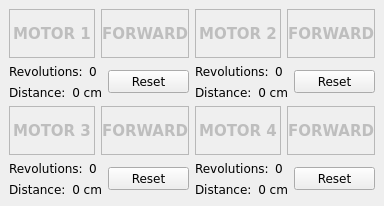
   <widget class="QDockWidget" name="dockOdometrie">
    <property name="geometry">
     <rect>
      <x>1060</x>
      <y>10</y>
      <width>384</width>
      <height>206</height>
     </rect>
    </property>
    <property name="allowedAreas">
     <set>Qt::AllDockWidgetAreas</set>
    </property>
    <property name="windowTitle">
     <string>Odometrie</string>
    </property>
    <widget class="QWidget" name="dockWidgetContents_10">
     <layout class="QGridLayout" name="gridLayout_2">
      <item row="0" column="0">
       <layout class="QVBoxLayout" name="name8">
        <item>
         <layout class="QHBoxLayout" name="_11">
          <item>
           <widget class="QLabel" name="lblPower1">
            <property name="enabled">
             <bool>false</bool>
            </property>
            <property name="sizePolicy">
             <sizepolicy hsizetype="Preferred" vsizetype="Minimum">
              <horstretch>0</horstretch>
              <verstretch>31</verstretch>
             </sizepolicy>
            </property>
            <property name="font">
             <font>
              <family>Verdana</family>
              <pointsize>11</pointsize>
              <weight>75</weight>
              <italic>false</italic>
              <bold>true</bold>
              <underline>false</underline>
              <strikeout>false</strikeout>
             </font>
            </property>
            <property name="cursor">
             <cursorShape>PointingHandCursor</cursorShape>
            </property>
            <property name="autoFillBackground">
             <bool>true</bool>
            </property>
            <property name="frameShape">
             <enum>QFrame::StyledPanel</enum>
            </property>
            <property name="frameShadow">
             <enum>QFrame::Raised</enum>
            </property>
            <property name="text">
             <string>MOTOR 1</string>
            </property>
            <property name="alignment">
             <set>Qt::AlignCenter</set>
            </property>
           </widget>
          </item>
          <item>
           <widget class="QLabel" name="lblDirection1">
            <property name="enabled">
             <bool>false</bool>
            </property>
            <property name="sizePolicy">
             <sizepolicy hsizetype="Preferred" vsizetype="Minimum">
              <horstretch>0</horstretch>
              <verstretch>31</verstretch>
             </sizepolicy>
            </property>
            <property name="font">
             <font>
              <family>Verdana</family>
              <pointsize>11</pointsize>
              <weight>75</weight>
              <italic>false</italic>
              <bold>true</bold>
              <underline>false</underline>
              <strikeout>false</strikeout>
             </font>
            </property>
            <property name="autoFillBackground">
             <bool>true</bool>
            </property>
            <property name="frameShape">
             <enum>QFrame::StyledPanel</enum>
            </property>
            <property name="frameShadow">
             <enum>QFrame::Raised</enum>
            </property>
            <property name="text">
             <string>FORWARD</string>
            </property>
            <property name="alignment">
             <set>Qt::AlignCenter</set>
            </property>
            <property name="wordWrap">
             <bool>true</bool>
            </property>
           </widget>
          </item>
         </layout>
        </item>
        <item>
         <layout class="QHBoxLayout" name="name7">
          <item>
           <layout class="QVBoxLayout" name="_9">
            <item>
             <layout class="QHBoxLayout" name="_10">
              <item>
               <widget class="QLabel" name="textLabel1_2">
                <property name="font">
                 <font>
                  <family>Verdana</family>
                 </font>
                </property>
                <property name="text">
                 <string>Revolutions:</string>
                </property>
               </widget>
              </item>
              <item>
               <widget class="QLabel" name="labelRevolutions1">
                <property name="font">
                 <font>
                  <family>Verdana</family>
                 </font>
                </property>
                <property name="layoutDirection">
                 <enum>Qt::RightToLeft</enum>
                </property>
                <property name="text">
                 <string>0</string>
                </property>
               </widget>
              </item>
             </layout>
            </item>
            <item>
             <layout class="QHBoxLayout" name="_8">
              <item>
               <widget class="QLabel" name="textLabel1">
                <property name="font">
                 <font>
                  <family>Verdana</family>
                 </font>
                </property>
                <property name="text">
                 <string>Distance:</string>
                </property>
               </widget>
              </item>
              <item>
               <widget class="QLabel" name="labelDrivenDistance1">
                <property name="font">
                 <font>
                  <family>Verdana</family>
                 </font>
                </property>
                <property name="text">
                 <string>0 cm</string>
                </property>
                <property name="alignment">
                 <set>Qt::AlignRight|Qt::AlignTrailing|Qt::AlignVCenter</set>
                </property>
               </widget>
              </item>
             </layout>
            </item>
           </layout>
          </item>
          <item>
           <widget class="QPushButton" name="btnResetMovement1">
            <property name="font">
             <font>
              <family>Verdana</family>
             </font>
            </property>
            <property name="text">
             <string>Reset</string>
            </property>
           </widget>
          </item>
         </layout>
        </item>
       </layout>
      </item>
      <item row="0" column="1">
       <layout class="QVBoxLayout" name="name9">
        <item>
         <layout class="QHBoxLayout" name="_7">
          <item>
           <widget class="QLabel" name="lblPower2">
            <property name="enabled">
             <bool>false</bool>
            </property>
            <property name="font">
             <font>
              <family>Verdana</family>
              <pointsize>11</pointsize>
              <weight>75</weight>
              <italic>false</italic>
              <bold>true</bold>
              <underline>false</underline>
              <strikeout>false</strikeout>
             </font>
            </property>
            <property name="autoFillBackground">
             <bool>true</bool>
            </property>
            <property name="frameShape">
             <enum>QFrame::StyledPanel</enum>
            </property>
            <property name="frameShadow">
             <enum>QFrame::Raised</enum>
            </property>
            <property name="text">
             <string>MOTOR 2</string>
            </property>
            <property name="alignment">
             <set>Qt::AlignCenter</set>
            </property>
           </widget>
          </item>
          <item>
           <widget class="QLabel" name="lblDirection2">
            <property name="enabled">
             <bool>false</bool>
            </property>
            <property name="font">
             <font>
              <family>Verdana</family>
              <pointsize>11</pointsize>
              <weight>75</weight>
              <italic>false</italic>
              <bold>true</bold>
              <underline>false</underline>
              <strikeout>false</strikeout>
             </font>
            </property>
            <property name="autoFillBackground">
             <bool>true</bool>
            </property>
            <property name="frameShape">
             <enum>QFrame::StyledPanel</enum>
            </property>
            <property name="frameShadow">
             <enum>QFrame::Raised</enum>
            </property>
            <property name="text">
             <string>FORWARD</string>
            </property>
            <property name="alignment">
             <set>Qt::AlignCenter</set>
            </property>
            <property name="wordWrap">
             <bool>true</bool>
            </property>
           </widget>
          </item>
         </layout>
        </item>
        <item>
         <layout class="QHBoxLayout" name="name6">
          <item>
           <layout class="QVBoxLayout" name="_6">
            <item>
             <layout class="QHBoxLayout" name="_5">
              <item>
               <widget class="QLabel" name="textLabel2_7">
                <property name="font">
                 <font>
                  <family>Verdana</family>
                 </font>
                </property>
                <property name="text">
                 <string>Revolutions:</string>
                </property>
               </widget>
              </item>
              <item>
               <widget class="QLabel" name="labelRevolutions2">
                <property name="font">
                 <font>
                  <family>Verdana</family>
                 </font>
                </property>
                <property name="layoutDirection">
                 <enum>Qt::RightToLeft</enum>
                </property>
                <property name="text">
                 <string>0</string>
                </property>
               </widget>
              </item>
             </layout>
            </item>
            <item>
             <layout class="QHBoxLayout" name="_4">
              <item>
               <widget class="QLabel" name="textLabel2_6">
                <property name="font">
                 <font>
                  <family>Verdana</family>
                 </font>
                </property>
                <property name="text">
                 <string>Distance:</string>
                </property>
               </widget>
              </item>
              <item>
               <widget class="QLabel" name="labelDrivenDistance2">
                <property name="font">
                 <font>
                  <family>Verdana</family>
                 </font>
                </property>
                <property name="text">
                 <string>0 cm</string>
                </property>
                <property name="alignment">
                 <set>Qt::AlignRight|Qt::AlignTrailing|Qt::AlignVCenter</set>
                </property>
               </widget>
              </item>
             </layout>
            </item>
           </layout>
          </item>
          <item>
           <widget class="QPushButton" name="btnResetMovement2">
            <property name="font">
             <font>
              <family>Verdana</family>
             </font>
            </property>
            <property name="text">
             <string>Reset</string>
            </property>
           </widget>
          </item>
         </layout>
        </item>
       </layout>
      </item>
      <item row="1" column="0">
       <layout class="QVBoxLayout" name="name10">
        <item>
         <layout class="QHBoxLayout" name="_3">
          <item>
           <widget class="QLabel" name="lblPower3">
            <property name="enabled">
             <bool>false</bool>
            </property>
            <property name="sizePolicy">
             <sizepolicy hsizetype="Preferred" vsizetype="Minimum">
              <horstretch>0</horstretch>
              <verstretch>0</verstretch>
             </sizepolicy>
            </property>
            <property name="font">
             <font>
              <family>Verdana</family>
              <pointsize>11</pointsize>
              <weight>75</weight>
              <italic>false</italic>
              <bold>true</bold>
              <underline>false</underline>
              <strikeout>false</strikeout>
             </font>
            </property>
            <property name="autoFillBackground">
             <bool>true</bool>
            </property>
            <property name="frameShape">
             <enum>QFrame::StyledPanel</enum>
            </property>
            <property name="frameShadow">
             <enum>QFrame::Raised</enum>
            </property>
            <property name="text">
             <string>MOTOR 3</string>
            </property>
            <property name="alignment">
             <set>Qt::AlignCenter</set>
            </property>
           </widget>
          </item>
          <item>
           <widget class="QLabel" name="lblDirection3">
            <property name="enabled">
             <bool>false</bool>
            </property>
            <property name="sizePolicy">
             <sizepolicy hsizetype="Preferred" vsizetype="Minimum">
              <horstretch>0</horstretch>
              <verstretch>0</verstretch>
             </sizepolicy>
            </property>
            <property name="font">
             <font>
              <family>Verdana</family>
              <pointsize>11</pointsize>
              <weight>75</weight>
              <italic>false</italic>
              <bold>true</bold>
              <underline>false</underline>
              <strikeout>false</strikeout>
             </font>
            </property>
            <property name="autoFillBackground">
             <bool>true</bool>
            </property>
            <property name="frameShape">
             <enum>QFrame::StyledPanel</enum>
            </property>
            <property name="frameShadow">
             <enum>QFrame::Raised</enum>
            </property>
            <property name="text">
             <string>FORWARD</string>
            </property>
            <property name="alignment">
             <set>Qt::AlignCenter</set>
            </property>
            <property name="wordWrap">
             <bool>true</bool>
            </property>
           </widget>
          </item>
         </layout>
        </item>
        <item>
         <layout class="QHBoxLayout" name="name4">
          <item>
           <layout class="QVBoxLayout" name="_2">
            <item>
             <layout class="QHBoxLayout" name="_1">
              <item>
               <widget class="QLabel" name="textLabel1_3">
                <property name="font">
                 <font>
                  <family>Verdana</family>
                 </font>
                </property>
                <property name="text">
                 <string>Revolutions:</string>
                </property>
               </widget>
              </item>
              <item>
               <widget class="QLabel" name="labelRevolutions1_2">
                <property name="font">
                 <font>
                  <family>Verdana</family>
                 </font>
                </property>
                <property name="layoutDirection">
                 <enum>Qt::RightToLeft</enum>
                </property>
                <property name="text">
                 <string>0</string>
                </property>
               </widget>
              </item>
             </layout>
            </item>
            <item>
             <layout class="QHBoxLayout" name="_0">
              <item>
               <widget class="QLabel" name="textLabel1_4">
                <property name="font">
                 <font>
                  <family>Verdana</family>
                 </font>
                </property>
                <property name="text">
                 <string>Distance:</string>
                </property>
               </widget>
              </item>
              <item>
               <widget class="QLabel" name="labelDrivenDistance1_2">
                <property name="font">
                 <font>
                  <family>Verdana</family>
                 </font>
                </property>
                <property name="text">
                 <string>0 cm</string>
                </property>
                <property name="alignment">
                 <set>Qt::AlignRight|Qt::AlignTrailing|Qt::AlignVCenter</set>
                </property>
               </widget>
              </item>
             </layout>
            </item>
           </layout>
          </item>
          <item>
           <widget class="QPushButton" name="btnResetMovement1_2">
            <property name="font">
             <font>
              <family>Verdana</family>
             </font>
            </property>
            <property name="text">
             <string>Reset</string>
            </property>
           </widget>
          </item>
         </layout>
        </item>
       </layout>
      </item>
      <item row="1" column="1">
       <layout class="QVBoxLayout" name="name11">
        <item>
         <layout class="QHBoxLayout" name="_15">
          <item>
           <widget class="QLabel" name="lblPower4">
            <property name="enabled">
             <bool>false</bool>
            </property>
            <property name="sizePolicy">
             <sizepolicy hsizetype="Preferred" vsizetype="Minimum">
              <horstretch>0</horstretch>
              <verstretch>0</verstretch>
             </sizepolicy>
            </property>
            <property name="font">
             <font>
              <family>Verdana</family>
              <pointsize>11</pointsize>
              <weight>75</weight>
              <italic>false</italic>
              <bold>true</bold>
              <underline>false</underline>
              <strikeout>false</strikeout>
             </font>
            </property>
            <property name="autoFillBackground">
             <bool>true</bool>
            </property>
            <property name="frameShape">
             <enum>QFrame::StyledPanel</enum>
            </property>
            <property name="frameShadow">
             <enum>QFrame::Raised</enum>
            </property>
            <property name="text">
             <string>MOTOR 4</string>
            </property>
            <property name="alignment">
             <set>Qt::AlignCenter</set>
            </property>
           </widget>
          </item>
          <item>
           <widget class="QLabel" name="lblDirection4">
            <property name="enabled">
             <bool>false</bool>
            </property>
            <property name="sizePolicy">
             <sizepolicy hsizetype="Preferred" vsizetype="Minimum">
              <horstretch>0</horstretch>
              <verstretch>0</verstretch>
             </sizepolicy>
            </property>
            <property name="font">
             <font>
              <family>Verdana</family>
              <pointsize>11</pointsize>
              <weight>75</weight>
              <italic>false</italic>
              <bold>true</bold>
              <underline>false</underline>
              <strikeout>false</strikeout>
             </font>
            </property>
            <property name="autoFillBackground">
             <bool>true</bool>
            </property>
            <property name="frameShape">
             <enum>QFrame::StyledPanel</enum>
            </property>
            <property name="frameShadow">
             <enum>QFrame::Raised</enum>
            </property>
            <property name="text">
             <string>FORWARD</string>
            </property>
            <property name="alignment">
             <set>Qt::AlignCenter</set>
            </property>
            <property name="wordWrap">
             <bool>true</bool>
            </property>
           </widget>
          </item>
         </layout>
        </item>
        <item>
         <layout class="QHBoxLayout" name="name5">
          <item>
           <layout class="QVBoxLayout" name="_12">
            <item>
             <layout class="QHBoxLayout" name="_14">
              <item>
               <widget class="QLabel" name="textLabel1_5">
                <property name="font">
                 <font>
                  <family>Verdana</family>
                 </font>
                </property>
                <property name="text">
                 <string>Revolutions:</string>
                </property>
               </widget>
              </item>
              <item>
               <widget class="QLabel" name="labelRevolutions1_3">
                <property name="font">
                 <font>
                  <family>Verdana</family>
                 </font>
                </property>
                <property name="layoutDirection">
                 <enum>Qt::RightToLeft</enum>
                </property>
                <property name="text">
                 <string>0</string>
                </property>
               </widget>
              </item>
             </layout>
            </item>
            <item>
             <layout class="QHBoxLayout" name="_13">
              <item>
               <widget class="QLabel" name="textLabel1_6">
                <property name="font">
                 <font>
                  <family>Verdana</family>
                 </font>
                </property>
                <property name="text">
                 <string>Distance:</string>
                </property>
               </widget>
              </item>
              <item>
               <widget class="QLabel" name="labelDrivenDistance1_3">
                <property name="font">
                 <font>
                  <family>Verdana</family>
                 </font>
                </property>
                <property name="text">
                 <string>0 cm</string>
                </property>
                <property name="alignment">
                 <set>Qt::AlignRight|Qt::AlignTrailing|Qt::AlignVCenter</set>
                </property>
               </widget>
              </item>
             </layout>
            </item>
           </layout>
          </item>
          <item>
           <widget class="QPushButton" name="btnResetMovement1_3">
            <property name="font">
             <font>
              <family>Verdana</family>
             </font>
            </property>
            <property name="text">
             <string>Reset</string>
            </property>
           </widget>
          </item>
         </layout>
        </item>
       </layout>
      </item>
     </layout>
    </widget>
   </widget>
